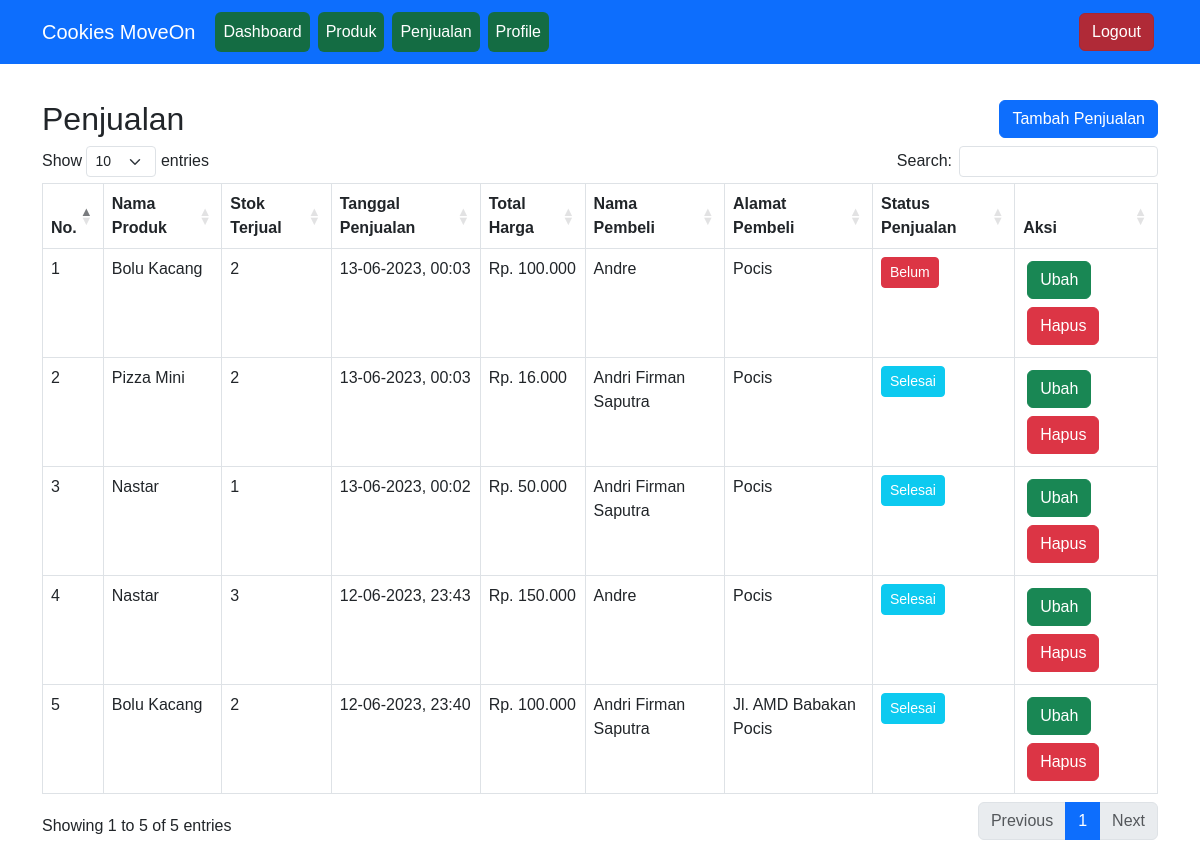
Page /penjualan.php (signed in) on the committed database.
### tables this page shows
CREATE TABLE `penjualan` (
  `id_penjualan` int(11) NOT NULL,
  `id_produk` int(11) NOT NULL,
  `stok_terjual` int(11) NOT NULL,
  `tanggal_penjualan` datetime NOT NULL,
  `total_harga` int(11) NOT NULL,
  `nama_pembeli` varchar(100) NOT NULL,
  `alamat_pembeli` text NOT NULL,
  `status_penjualan` enum('Belum','Selesai') NOT NULL
);

CREATE TABLE `produk` (
  `id_produk` int(11) NOT NULL,
  `nama_produk` varchar(100) NOT NULL,
  `jenis_produk` enum('Kue','Roti','Pizza') NOT NULL,
  `satuan_produk` enum('Pcs','Toples') NOT NULL,
  `stok_produk` int(11) NOT NULL,
  `harga_produk` int(11) NOT NULL,
  `foto_produk` text NOT NULL
);

### penjualan.php (the view, shortened to what this page needs)
<?php
	require_once 'koneksi.php';
	$penjualan = mysqli_query($koneksi, "SELECT * FROM penjualan INNER JOIN produk ON penjualan.id_produk = produk.id_produk ORDER BY tanggal_penjualan DESC, id_penjualan DESC");
?>
<!DOCTYPE html>
<html>
<head>
	<?php include_once 'head.php'; ?>
</head>
<body>
	<?php include_once 'navbar.php'; ?>
	<div class="container anti-navbar">
		<div class="row">
			<div class="col">
				<h2>Penjualan</h2>
			</div>
			<div class="col text-end">
				<a href="tambah_penjualan.php" class="btn btn-primary">Tambah Penjualan</a>
			</div>
		</div>
		<div class="table-responsive">
			<table class="table table-bordered" id="dataTable">
				<thead>
					<tr>
						<th>No.</th>
						<th>Nama Produk</th>
						<th>Stok Terjual</th>
						<th>Tanggal Penjualan</th>
						<th>Total Harga</th>
						<th>Nama Pembeli</th>
						<th>Alamat Pembeli</th>
						<th>Status Penjualan</th>
						<th>Aksi</th>
					</tr>
				</thead>
				<tbody>
					<?php $i = 1; ?>
					<?php foreach ($penjualan as $data_penjualan): ?>
						<tr>
							<td><?= $i++; ?></td>
							<td><?= $data_penjualan['nama_produk']; ?></td>
							<td><?= $data_penjualan['stok_terjual']; ?></td>
							<td><?= date("d-m-Y, H:i", strtotime($data_penjualan['tanggal_penjualan'])); ?></td>
							<td>Rp. <?= str_replace(",", ".", number_format($data_penjualan['total_harga'])); ?></td>
							<td><?= $data_penjualan['nama_pembeli']; ?></td>
							<td><?= $data_penjualan['alamat_pembeli']; ?></td>
							<td>
								<?php if ($data_penjualan['status_penjualan'] == 'Belum'): ?>
									<a onclick="return confirm('Apakah Anda yakin ingin mengubah status penjualan <?= $data_penjualan['nama_produk']; ?>?')" class="btn btn-danger btn-sm" href="ubah_status.php?id_penjualan=<?= $data_penjualan['id_penjualan']; ?>"><?= $data_penjualan['status_penjualan']; ?></a>
								<?php else: ?>
									<span class="btn btn-info text-white btn-sm"><?= $data_penjualan['status_penjualan']; ?></span>
								<?php endif ?>
							</td>
							<td>
								<a href="ubah_penjualan.php?id_penjualan=<?= $data_penjualan['id_penjualan']; ?>" class="btn m-1 btn-success">Ubah</a>
								<a href="hapus_penjualan.php?id_penjualan=<?= $data_penjualan['id_penjualan']; ?>" onclick="return confirm('Apakah Anda yakin ingin menghapus penjualan <?= $data_penjualan['nama_produk']; ?>?')" class="btn m-1 btn-danger">Hapus</a>
							</td>
						</tr>
					<?php endforeach ?>
				</tbody>
			</table>
		</div>
	</div>
</body>
</html>

### css/style.css (style rules this page uses)
* { padding: 0; margin-top: 0; font-family: sans-serif; }
a { color: inherit; text-decoration: none; }
.container { width: 80%; margin: 0 auto; }
.container:after { content: " "; display: block; clear: both; }
.anti-navbar { padding-top: 100px; }

### rows in the picture
penjualan: id_produk.nama_produk "Bolu Kacang", stok_terjual "2", tanggal_penjualan "13-06-2023, 00:03", total_harga "100.000", nama_pembeli "Andre", alamat_pembeli "Pocis", status_penjualan "Belum"
penjualan: id_produk.nama_produk "Pizza Mini", stok_terjual "2", tanggal_penjualan "13-06-2023, 00:03", total_harga "16.000", nama_pembeli "Andri Firman Saputra", alamat_pembeli "Pocis", status_penjualan "Selesai"
penjualan: id_produk.nama_produk "Nastar", stok_terjual "1", tanggal_penjualan "13-06-2023, 00:02", total_harga "50.000", nama_pembeli "Andri Firman Saputra", alamat_pembeli "Pocis", status_penjualan "Selesai"
penjualan: id_produk.nama_produk "Nastar", stok_terjual "3", tanggal_penjualan "12-06-2023, 23:43", total_harga "150.000", nama_pembeli "Andre", alamat_pembeli "Pocis", status_penjualan "Selesai"
penjualan: id_produk.nama_produk "Bolu Kacang", stok_terjual "2", tanggal_penjualan "12-06-2023, 23:40", total_harga "100.000", nama_pembeli "Andri Firman Saputra", alamat_pembeli "Jl. AMD Babakan Pocis", status_penjualan "Selesai"
